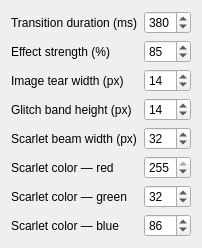
<ui version="4.0">
  <class>ScarletPhaseRelayConfig</class>
  <widget class="QWidget" name="ScarletPhaseRelayConfig">
    <layout class="QFormLayout" name="formLayout">
      <item row="0" column="0">
        <widget class="QLabel" name="label_Duration">
          <property name="text">
            <string>Transition duration (ms)</string>
          </property>
        </widget>
      </item>
      <item row="0" column="1">
        <widget class="QSpinBox" name="kcfg_Duration">
          <property name="minimum">
            <number>120</number>
          </property>
          <property name="maximum">
            <number>900</number>
          </property>
          <property name="value">
            <number>380</number>
          </property>
        </widget>
      </item>
      <item row="1" column="0">
        <widget class="QLabel" name="label_Strength">
          <property name="text">
            <string>Effect strength (%)</string>
          </property>
        </widget>
      </item>
      <item row="1" column="1">
        <widget class="QSpinBox" name="kcfg_Strength">
          <property name="minimum">
            <number>0</number>
          </property>
          <property name="maximum">
            <number>100</number>
          </property>
          <property name="value">
            <number>85</number>
          </property>
        </widget>
      </item>
      <item row="2" column="0">
        <widget class="QLabel" name="label_GlitchOffset">
          <property name="text">
            <string>Image tear width (px)</string>
          </property>
        </widget>
      </item>
      <item row="2" column="1">
        <widget class="QSpinBox" name="kcfg_GlitchOffset">
          <property name="minimum">
            <number>0</number>
          </property>
          <property name="maximum">
            <number>32</number>
          </property>
          <property name="value">
            <number>14</number>
          </property>
        </widget>
      </item>
      <item row="3" column="0">
        <widget class="QLabel" name="label_BandHeight">
          <property name="text">
            <string>Glitch band height (px)</string>
          </property>
        </widget>
      </item>
      <item row="3" column="1">
        <widget class="QSpinBox" name="kcfg_BandHeight">
          <property name="minimum">
            <number>4</number>
          </property>
          <property name="maximum">
            <number>40</number>
          </property>
          <property name="value">
            <number>14</number>
          </property>
        </widget>
      </item>
      <item row="4" column="0">
        <widget class="QLabel" name="label_ScanWidth">
          <property name="text">
            <string>Scarlet beam width (px)</string>
          </property>
        </widget>
      </item>
      <item row="4" column="1">
        <widget class="QSpinBox" name="kcfg_ScanWidth">
          <property name="minimum">
            <number>8</number>
          </property>
          <property name="maximum">
            <number>80</number>
          </property>
          <property name="value">
            <number>32</number>
          </property>
        </widget>
      </item>
      <item row="5" column="0">
        <widget class="QLabel" name="label_Red">
          <property name="text">
            <string>Scarlet color — red</string>
          </property>
        </widget>
      </item>
      <item row="5" column="1">
        <widget class="QSpinBox" name="kcfg_Red">
          <property name="minimum">
            <number>0</number>
          </property>
          <property name="maximum">
            <number>255</number>
          </property>
          <property name="value">
            <number>255</number>
          </property>
        </widget>
      </item>
      <item row="6" column="0">
        <widget class="QLabel" name="label_Green">
          <property name="text">
            <string>Scarlet color — green</string>
          </property>
        </widget>
      </item>
      <item row="6" column="1">
        <widget class="QSpinBox" name="kcfg_Green">
          <property name="minimum">
            <number>0</number>
          </property>
          <property name="maximum">
            <number>255</number>
          </property>
          <property name="value">
            <number>32</number>
          </property>
        </widget>
      </item>
      <item row="7" column="0">
        <widget class="QLabel" name="label_Blue">
          <property name="text">
            <string>Scarlet color — blue</string>
          </property>
        </widget>
      </item>
      <item row="7" column="1">
        <widget class="QSpinBox" name="kcfg_Blue">
          <property name="minimum">
            <number>0</number>
          </property>
          <property name="maximum">
            <number>255</number>
          </property>
          <property name="value">
            <number>86</number>
          </property>
        </widget>
      </item>
    </layout>
  </widget>
  <resources />
  <connections />
</ui>
